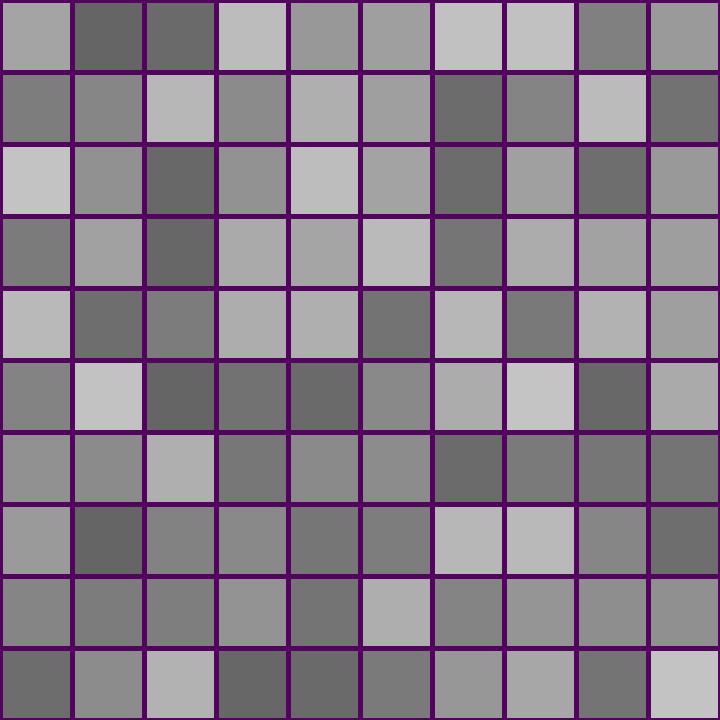
Frame 1 (no input)
Frame 60 (the mouse pressed at the canvas centre just before this capture): identical to frame 1, image omitted
Frame 120 (the mouse held since frame 60 and released just before this capture): identical to frame 1, image omitted

The Processing sketch that drew this single still picture (run headless with seeded random() and noise(); from frame 60 on, the mouse is pressed at the canvas centre):

// Processing sketch: Homework_3
// ── Homework_3.pde
color darkpurple = #53035F;
color red=#FF0000;
int stepXY=72;
int linestart=0;
int colormin=100;
int colormax=200;
int strokesize=5;

int prevRectX;
int prevRectY;

boolean condition1;
boolean condition2;
boolean condition3;
boolean condition4;

void setup(){    //draws once
size(720,720);     //screen size
stroke(darkpurple);    //stroke color
strokeWeight(strokesize);    //stroke thickness
//Loop for rectangles and lines
for(int i = linestart; i <=width; i+=stepXY){
  for(int o = linestart; o<=height; o+=stepXY){
    fill(random(colormin,colormax)); //fills with random grey
    rect(i,o,stepXY,stepXY);} // draws rect at x and y coordinates with loop used for xy coordinates
  line(linestart,i,width,i);  //uses loop for y coordinates
  line(i,linestart,i,height); //uses loop for x coordinates
  }}
  
void draw(){}


void mousePressed(){
  for(int i=linestart; i<=width; i+=stepXY){
    for(int o=linestart; o<=height; o+=stepXY){
      condition1 = mouseX>i;
      condition2 = mouseY>o;
      condition3 = mouseX<i+stepXY;
      condition4 = mouseY<o+stepXY;
      if(condition1&&condition3&&condition2&&condition4){
        fill(random(colormin,colormax));
        rect(prevRectX,prevRectY,stepXY,stepXY);
        fill(red);
        rect(i,o,stepXY,stepXY);
        prevRectX=i;
        prevRectY=o;
      }}}} //<>//
